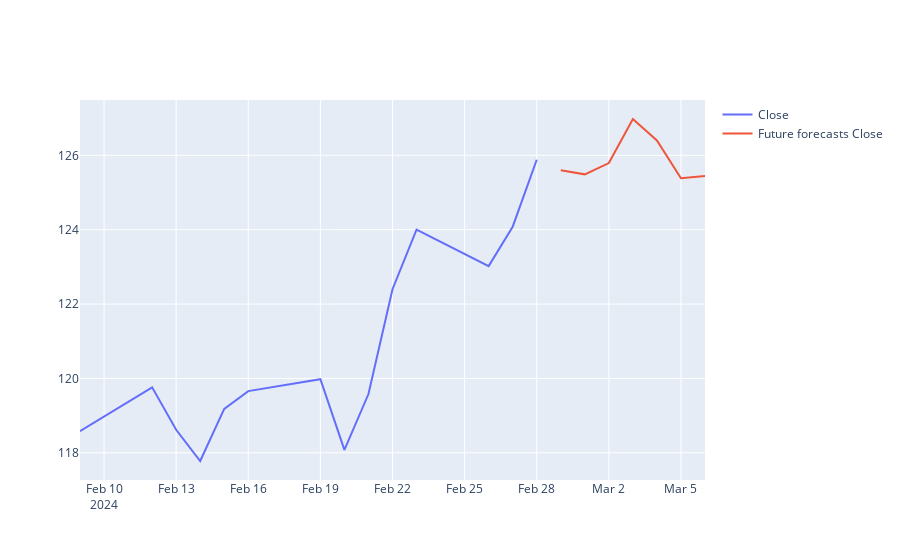

Notebook source saved alongside this figure:
### Markdown cell above
<h4> Forecast Close stock price, give number of days to forecast

### Code cell
s = Timeseries_df[col1].tail(1).index[0]
prediction_start_date = s + dt.timedelta(days=1)  
future_dates = pd.date_range(start=prediction_start_date, periods=days)

# Use the ARIMA model to make predictions for the future dates
pred = close.predict(n_periods=days)
pred = np.exp(pred) - 1 
future_df = pd.DataFrame(pred, columns=['future Predictions'])
future_df.index = future_dates
fig = go.Figure()
fig.add_trace(go.Scatter(y=Timeseries_df[col1].tail(14), x=Timeseries_df[col1].tail(14).index,
                         mode='lines',
                         name=col1))
fig.add_trace(go.Scatter(y=future_df['future Predictions'], x=future_df.index,
                         mode='lines', name='Future forecasts ' + str(col1)))

# Show the plot
fig.show()

### Figure 1 — Plotly figure (JSON) as saved in the notebook; plotly's stock layout.template omitted (floating-point values rounded to 4 significant figures)
{"data": [{"mode": "lines", "name": "Close", "type": "scatter", "x": ["2024-02-09T00:00:00", "2024-02-12T00:00:00", "2024-02-13T00:00:00", "2024-02-14T00:00:00", "2024-02-15T00:00:00", "2024-02-16T00:00:00", "2024-02-19T00:00:00", "2024-02-20T00:00:00", "2024-02-21T00:00:00", "2024-02-22T00:00:00", "2024-02-23T00:00:00", "2024-02-26T00:00:00", "2024-02-27T00:00:00", "2024-02-28T00:00:00"], "y": [118.6, 119.8, 118.6, 117.8, 119.2, 119.7, 120.0, 118.1, 119.6, 122.4, 124, 123.0, 124.1, 125.9]}, {"mode": "lines", "name": "Future forecasts Close", "type": "scatter", "x": ["2024-02-29T00:00:00", "2024-03-01T00:00:00", "2024-03-02T00:00:00", "2024-03-03T00:00:00", "2024-03-04T00:00:00", "2024-03-05T00:00:00", "2024-03-06T00:00:00"], "y": [125.6, 125.5, 125.8, 127.0, 126.4, 125.4, 125.4]}], "layout": {"autosize": true, "xaxis": {"autorange": true, "range": ["2024-02-09", "2024-03-06"], "type": "date"}, "yaxis": {"autorange": true, "range": [117.3, 127.5], "type": "linear"}}}
